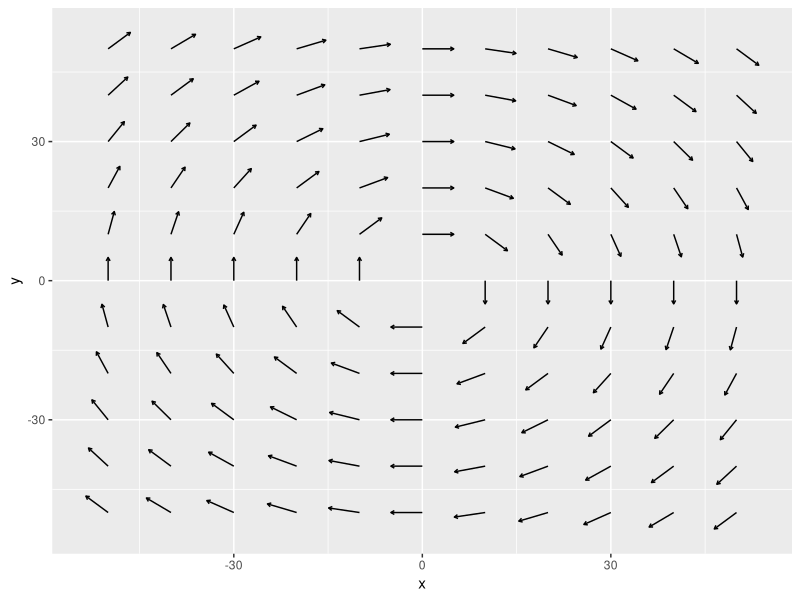

Source code (R):
## ---- chunk 1
## want to make this not rely on all of tidyverse at some point soon
library(tidyverse)
## ---- chunk 2
StatVectorField <- 
  ggproto("StatVectorField", Stat,
          # required_aes = c("x", "y"),
                           
          compute_group = function(data, scales, fun = NULL, scaling_factor = 1,...) {
            if (is.null(fun)) {
              stop("A transformation function must be provided")
            }
            
            print("test")
            
            transformed <- fun(data$x, data$y)
            
            data <-
              data.frame(x = data$x,
                         y = data$y,
                         u = transformed[[1]],
                         v = transformed[[2]]
                         ) |> 
              mutate(magnitude = sqrt(u^2 + v^2)) |>
              mutate(u_norm = u / magnitude, v_norm = v / magnitude) |>
              mutate(xend = x + u_norm * scaling_factor, yend = y + v_norm * scaling_factor)
            
            return(data)
          }
)
## ---- chunk 3
stat_vector_field <- function(mapping = NULL, data = NULL, geom = "segment", 
                              position = "identity", ..., fun = NULL, 
                              scaling_factor = 1, na.rm = FALSE, show.legend = NA, 
                              inherit.aes = TRUE) {
  layer(
    stat = StatVectorField, 
    mapping = mapping, 
    data = data, 
    geom = geom, 
    position = position, 
    show.legend = show.legend, 
    inherit.aes = inherit.aes, 
    params = list(na.rm = na.rm, fun = fun, scaling_factor = scaling_factor, ...)
  )
}
## ---- chunk 4
points_to_be_evaluated <- 
  expand.grid(x = seq(-50, 50, by = 10), y = seq(-50, 50, by = 10)) 
  # mutate(id = c(rep(c("a","b"), 60),"a"))

f <- function(x, y) {
  # list(x^2, y^2)
  list(y, -x)
}

f(x = points_to_be_evaluated$x, y = points_to_be_evaluated$y)

# ggplot(data = points_to_be_evaluated, aes(x = x, y = y, color = id)) +
  ggplot(data = points_to_be_evaluated, aes(x = x, y = y)) +
  stat_vector_field(fun = f, scaling_factor = 5, arrow = arrow(length = unit(1, "mm"))) 
    # gginnards::geom_debug() +
  # labs(title = "Vector field for f(x,y) = <y, -x>")  
